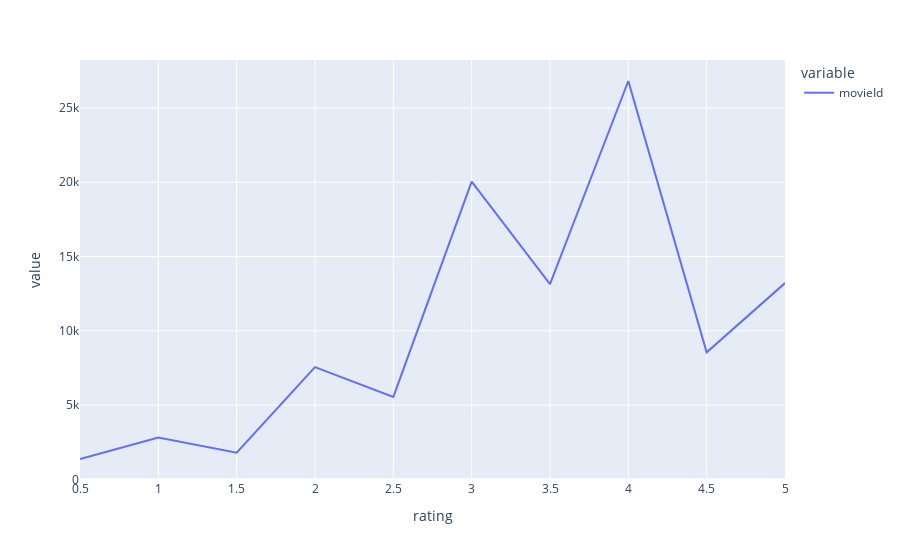

Notebook cell for this chart:
### Code cell
real=df.groupby(['rating'])['movieId'].count()
real=pd.DataFrame(real)
fig = px.line(real)
fig.show()

### Figure 1 — Plotly figure (JSON) as saved in the notebook; plotly's stock layout.template omitted (floating-point values rounded to 4 significant figures)
{"data": [{"hovertemplate": "variable=movieId<br>rating=%{x}<br>value=%{y}<extra></extra>", "legendgroup": "movieId", "line": {"color": "#636efa", "dash": "solid"}, "marker": {"symbol": "circle"}, "mode": "lines", "name": "movieId", "orientation": "v", "showlegend": true, "type": "scatter", "x": [0.5, 1, 1.5, 2, 2.5, 3, 3.5, 4, 4.5, 5], "xaxis": "x", "y": [1370, 2811, 1791, 7551, 5550, 20047, 13136, 26818, 8551, 13211], "yaxis": "y"}], "layout": {"legend": {"title": {"text": "variable"}, "tracegroupgap": 0}, "margin": {"t": 60}, "xaxis": {"anchor": "y", "domain": [0, 1], "title": {"text": "rating"}}, "yaxis": {"anchor": "x", "domain": [0, 1], "title": {"text": "value"}}}}
